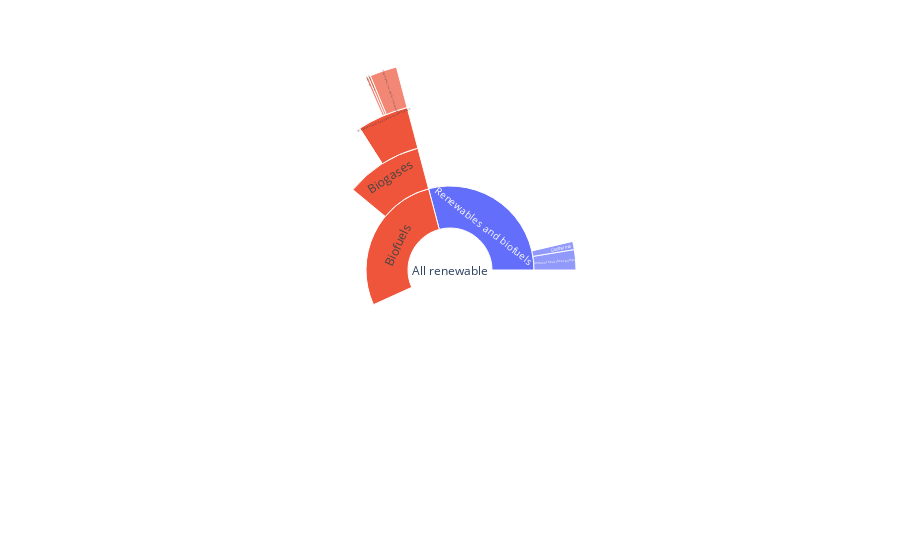

The code cell stored with this chart in its notebook:
### Code cell
fig = px.sunburst(
    dfp3,
    names="Child",
    parents="Parent",
    values="value",
)
fig.show()

### Figure 1 — Plotly figure (JSON) as saved in the notebook; plotly's stock layout.template omitted (floating-point values rounded to 4 significant figures)
{"data": [{"domain": {"x": [0, 1], "y": [0, 1]}, "hovertemplate": "Child=%{label}<br>value=%{value}<br>Parent=%{parent}<extra></extra>", "labels": ["All renewable", "Biofuels", "Renewables and biofuels", "Biogases", "Biogases from anaerobic fermentation", "Biogases from thermal processes", "Landfill gas", "Other biogases from anaerobic fermentation", "Sewage sludge gas", "Ambient heat (heat pumps)", "Geothermal"], "name": "", "parents": ["", "All renewable", "All renewable", "Biofuels", "Biogases", "Biogases", "Biogases from anaerobic fermentation", "Biogases from anaerobic fermentation", "Biogases from anaerobic fermentation", "Renewables and biofuels", "Renewables and biofuels"], "type": "sunburst", "values": [11600000.0, 4769000.0, 6834000.0, 1330000.0, 660300.0, 4753.0, 49310.0, 560700.0, 50280.0, 695900.0, 282600.0]}], "layout": {"legend": {"tracegroupgap": 0}, "margin": {"t": 60}}}
